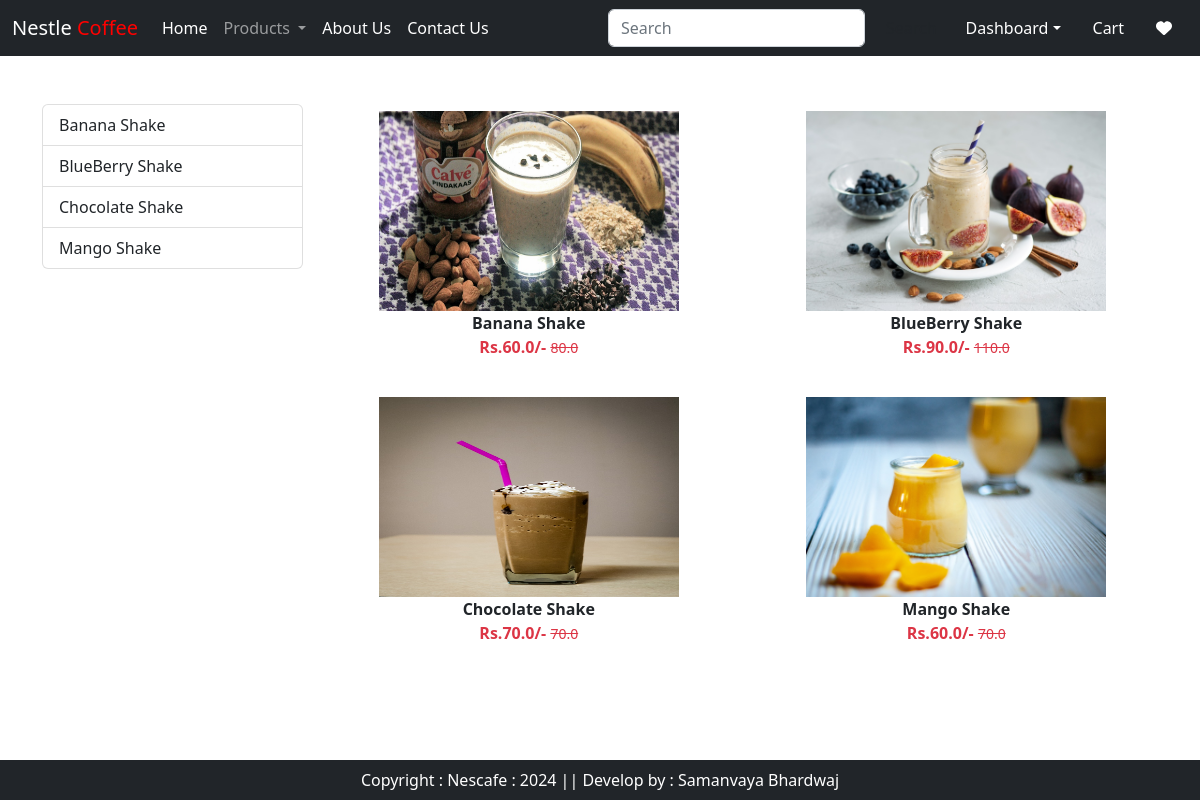
Page /category/SH (signed in) on the committed database.
### app/models.py (models this page shows, shortened)
class Product(models.Model):
    title = models.CharField(max_length=100)
    selling_price = models.FloatField()
    discounted_price = models.FloatField()
    description = models.TextField()
    composition = models.TextField(default='')
    prodapp = models.TextField(default='')
    category = models.CharField(choices=CATEGORY_CHOICES, max_length=2)
    product_image = models.ImageField(upload_to='product')

### app/views.py (the view)
# urls.py: path("category/<slug:val>", views.CategoryView.as_view(),name="category"),
@method_decorator(login_required,name='dispatch')
class CategoryView(View):
    def get(self,request,val):
        totalitem = 0
        wishitem=0
        if request.user.is_authenticated:
            totalitem = len(Cart.objects.filter(user=request.user))
            wishitem = len(Wishlist.objects.filter(user=request.user))
        product = Product.objects.filter(category=val)
        title = Product.objects.filter(category=val).values('title')
        return render(request,"app/category.html",locals())

### app/templates/app/category.html (shortened to what this page needs)
{% extends 'app/base.html' %}
{% load static %}
{% block main-content %}
    <div class="container my-5">
        <div class="row">
            <div class="col-sm-3">
                <div class="list-group">
                    {% for val in title %}
                        <a href="{% url 'category-title' val.title %}" class="list-group-item list-group-item-action" aria-current="true">{{val.title}}</a>
                    {% endfor %}
                </div>
            </div>
            <div class="col-sm-9">
                <div class="row">
                    {% for prod in product %}
                        <div class="col text-center mb-4">
                            <a href="{% url 'product-detail' prod.id %}" class="btn">
                            <div>
                                <img src="{{prod.product_image.url}}" width="300px" height="200px" />
                                <div class="fw-bold">{{prod.title}}</div>
                                <div class="fw-bold text-danger">
                                    Rs.{{prod.discounted_price}}/-
                                    <small class="fw-light text-decoration-line-through">{{prod.selling_price}}</small>
                                </div>
                            </div>
                            </a>
                        </div>
                    {% endfor %}
                </div>
            </div>
        </div>
    </div>
{% endblock main-content %}

### rows in the picture
Product: product_image (picture), title "Banana Shake", discounted_price "60.0", selling_price "80.0"
Product: product_image (picture), title "BlueBerry Shake", discounted_price "90.0", selling_price "110.0"
Product: product_image (picture), title "Chocolate Shake", discounted_price "70.0", selling_price "70.0"
Product: product_image (picture), title "Mango Shake", discounted_price "60.0", selling_price "70.0"

### other values in the picture
{{ val.title }} "Banana Shake" "BlueBerry Shake" "Chocolate Shake" "Mango Shake"
